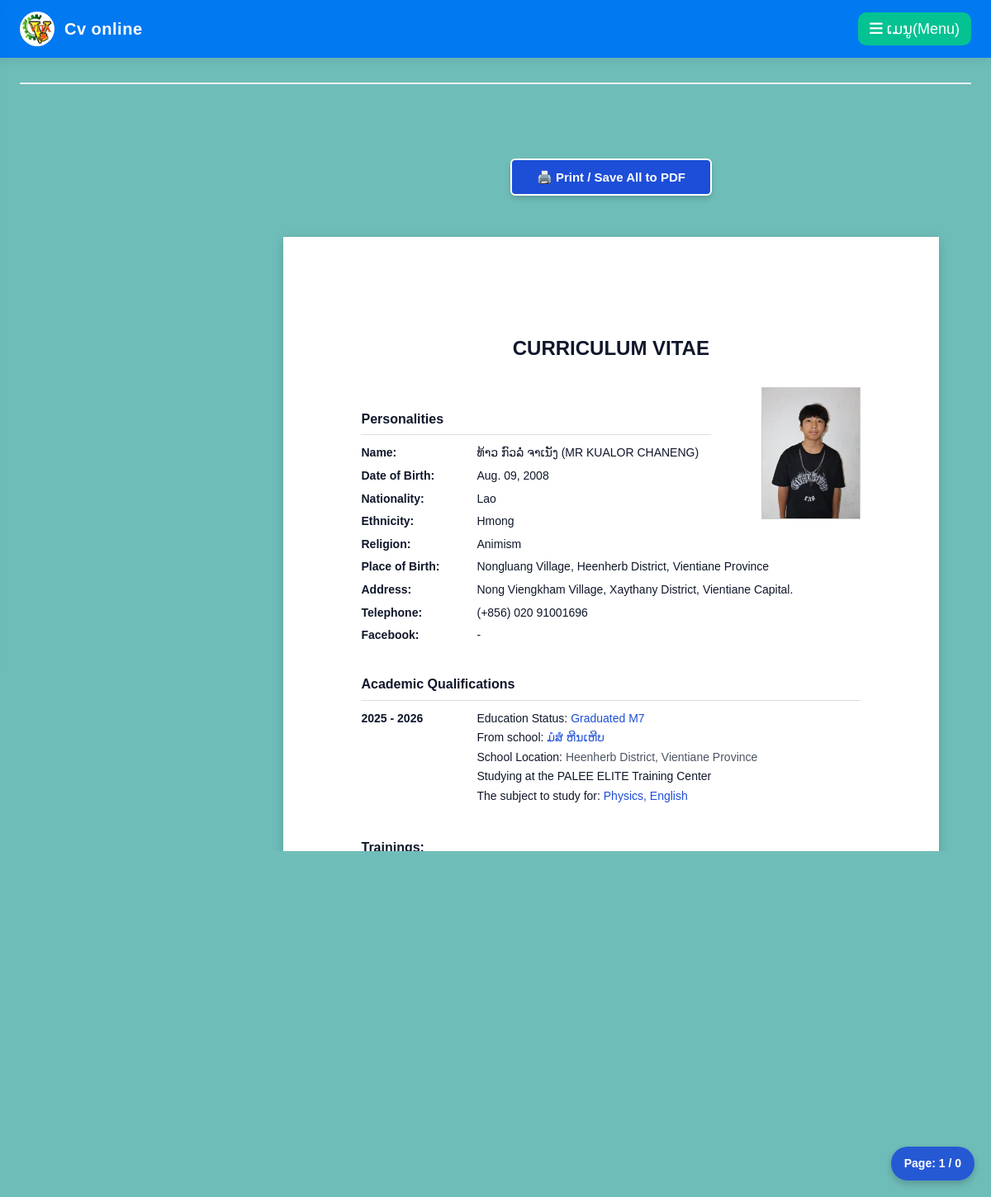
The page /1 on the database its author committed.
### myapp/models.py (models this page shows, shortened)
class FormResponse(models.Model):
    PROVINCE_CHOICES3 = [
    ('Vientiane Capital', 'ນະຄອນຫຼວງວຽງຈັນ'),
    ('Phongsaly', 'ຜົ້ງສາລີ'),
    ('Luang Namtha', 'ຫຼວງນ້ຳທາ'),
    ('Oudomxay', 'ອຸດົມໄຊ'),
    ('Bokeo', 'ບໍ່ແກ້ວ'),
    ('Luang Prabang', 'ຫຼວງພະບາງ'),
    ('Huaphan', 'ຫົວພັນ'),
    ('Xayaboury', 'ໄຊຍະບູລີ'),
    ('Xieng Khouang', 'ຊຽງຂວາງ'),
    ('Vientiane', 'ວຽງຈັນ'),
    ('Bolikhamxay', 'ບໍລິຄຳໄຊ'),
    ('Khammouane', 'ຄຳມ່ວນ'),
    ('Savannakhet', 'ສະຫວັນນະເຂດ'),
    ('Salavan', 'ສາລະວັນ'),
    ('Sekong', 'ເຊກອງ'),
    ('Champasak', 'ຈຳປາສັກ'),
    ('Attapeu', 'ອັດຕະປື'),
    ('Xaysomboun', 'ໄຊສົມບູນ'),
    ]
    GRADUATE_CHOICES = [
        ('ມໍ7', 'ຈົບມໍ7ແລ້ວ (已毕业)'),
        ('ຍັງບໍ່ຈົບ', 'ຍັງບໍ່ຈົບ (未毕业)'),
    ]
    chinese_level1 = [
        ('HSK1', 'HSK1'),
        ('HSK2', 'HSK2'),
        ('HSK3', 'HSK3'),
        ('HSK4', 'HSK4'),
        ('HSK5', 'HSK5'),
        ('HSK6', 'HSK6'),
    ]
    ETHNICITY_CHOICES = [
        ('Lao', 'ລາວ'),
        ('Hmong', 'ມົ້ງ'),
        ('Khmu', 'ກຶມມຸ'),
        ('Phouthai', 'ຜູ້ໄທ'),
        ('Tai', 'ໄຕ'),
        ('Other', 'ອື່ນໆ (Other)'),
    ]
    RELIGION_CHOICES = [
        ('Buddhism', 'ພຸດ'),
        ('Christianity', 'ຄຣິດ'),
        ('Islam', 'ອິດສະລາມ'),
        ('Animism', 'ນັບຖືຜີ / ບໍ່ມີສາດສະໜາ'),
        ('Other', 'ອື່ນໆ (Other)'),
    ]
    student_code = models.CharField(max_length=20, unique=True, blank=True, null=True)
    timestamp = models.DateTimeField(
    verbose_name="Timestamp",
    default=timezone.now
    )
    full_name = models.CharField(
        max_length=255,
        verbose_name="ຊື່ ແລະ ນາມສະກຸນລາວ(真实姓名)"
    )
    name_Chinese = models.CharField(
        max_length=255,blank=True,
        verbose_name="ຊື່ແທ້ພາສາຈີນ ຫຼື ອັງກິດ(真实姓名)"
    )
    date_of_birth = models.DateField(
        verbose_name="ວັນເດືອນປີເກີດ (出生日期)",
        blank=True,
        null=True
    )
    ethnicity = models.CharField(
        max_length=50,
        choices=ETHNICITY_CHOICES,
        default='Lao',
        verbose_name="ຊົນເຜົ່າ (民族)"
    )
    ethnicity_other = models.CharField(
        max_length=100,
        blank=True,
        null=True,
        verbose_name="ຊົນເຜົ່າອື່ນໆ (请ກອກຊົນເຜົ່າຂອງທ່ານ)"
    )
    religion = models.CharField(
        max_length=50,
        choices=RELIGION_CHOICES,
        default='Buddhism',
        verbose_name="ສາດສະໜາ (宗教)"
    )
    religion_other = models.CharField(
        max_length=100,
        blank=True,
        null=True,
        verbose_name="ສາດສະໜາອື່ນໆ (请ກອກສາດສະໜາຂອງທ່ານ)"
    )
    organization = models.CharField(
        max_length=255,
        verbose_name="ມາຈາກໂຮງຮຽນໃດ(来自哪所学校？)"
    )
    Village = models.CharField(
        max_length=100,
        verbose_name="ບ້ານ (村莊)",
        blank=True
    )
    district = models.CharField(
        max_length=100,
        verbose_name="ເມືອງ (城市)"
    )
    province1 = models.CharField(
        max_length=60,
        choices=PROVINCE_CHOICES3,
        default='ນະຄອນຫຼວງວຽງຈັນ',
        verbose_name="ແຂວງເກີດ (省)"
    )
    is_graduated_m7 = models.CharField(
        max_length=20,
        choices=GRADUATE_CHOICES,
        verbose_name="ຫຼັງຈາກເດືອນ9 ສົກ2026 ນີ້ນ້ອງຮຽນຊັ້ນໃດ? (你七年级毕业嘛)"
    )
    current_grade = models.CharField(
        max_length=100,
        blank=True,
        null=True,
        verbose_name="ຖ້າບໍ່ຈົບ, ປັດຈຸບັນຮຽນຢູ່ຊັ້ນໃດ?"
    )
    chinese_level = models.CharField(
        max_length=60,
        blank=True,
        choices=chinese_level1,
        verbose_name="ລະດັບພາສາຈີນ (中文)"
    )
    phone_number = models.CharField(
        max_length=50,
        verbose_name="ເບີຕິດຕໍ່ (联络手机)"
    )
    facebook = models.CharField(
        max_length=100,
        blank=True,
        null=True,
        verbose_name="facebook (脸书)"
    )
    image = models.ImageField(
        upload_to='uploads/',
        blank=True,
        null=True,
        verbose_name="ຮູບພາບແນບມາ"
    )
    subject_set = models.ManyToManyField(
        Subject,
        verbose_name="ວິຊາເລືອກຮຽນທີ່ສູນປາລີ (选修课程)"
        )
    class Meta:
        verbose_name = "ຂໍ້ມູນການລົງທະບຽນນັກຮຽນທືນວິຕ້າ"
        verbose_name_plural = "ຂໍ້ມູນການລົງທະບຽນນັກຮຽນທືນວິຕ້າ"

class Subject(models.Model):
    name = models.CharField(max_length=255)
    photo = models.ImageField(upload_to='subject_photos/', blank=True, null=True)
    description = models.TextField(blank=True, null=True, default='')
    Name_eng = models.CharField(blank=True, null=True, default='')
    price = models.CharField(max_length=255, null=True, blank=True, default='')
    is_premium = models.BooleanField(default=False)
    promotion_end_at = models.DateField(null=True, blank=True)

### myapp/views.py (the view)
# urls.py: path('<int:sub_id>', views.cv_detail, name='cv_detail'),
def cv_detail(request, sub_id):
    one_sub =FormResponse.objects.get(id=sub_id)
    context = {'user': one_sub}
    return render(request, 'myapp/Create_CV.html', context)

### myapp/templates/myapp/Create_CV.html (shortened to what this page needs)
{% extends 'components/base.html' %}
{% load static %}
{% block content %}
</head>
<body>
    <div class="top-bar">
        <button class="btn-print" onclick="window.print()">
            🖨️ Print / Save All to PDF
        </button>
    </div>
<div class="cv-container-wrapper">
{% if user %}
<div class="cv-page" data-page="1">
    <div class="cv-title">Curriculum Vitae</div>
    <div class="cv-content-wrapper">
        <div class="left-info">
            <div class="section-title">Personalities</div>
            <div class="info-grid">
                <div class="info-label">Name:</div>
                <div style="white-space: nowrap;">
                    {{ user.full_name }} {% if user.name_Chinese %}({{ user.name_Chinese }}){% endif %}
                </div>
                <div class="info-label">Date of Birth:</div>
                <div style="white-space: nowrap;">{{ user.date_of_birth|date:"M. d, Y" }}</div>
                <div class="info-label">Nationality:</div>
                <div style="white-space: nowrap;">Lao</div>
                <div class="info-label">Ethnicity:</div>
                <div style="white-space: nowrap;">
                    {% if user.ethnicity == 'Other' %}{{ user.ethnicity_other }}{% else %}{{ user.ethnicity }}{% endif %}
                </div>
                <div class="info-label">Religion:</div>
                <div style="white-space: nowrap;">
                    {% if user.religion == 'Other' %}{{ user.religion_other }}{% else %}{{ user.religion }}{% endif %}
                </div>
                <div class="info-label">Place of Birth:</div>
                <div style="white-space: nowrap;">
                    {% if user.Village %}{{ user.Village }} Village, {% endif %}{{ user.district }} District, {% if user.province1 == 'Vientiane' %}Vientiane Province{% else %}{{ user.province1 }}{% endif %}
                </div>
                <div class="info-label">Address:</div>
                <div style="white-space: nowrap;">
                    Nong Viengkham Village, Xaythany District, Vientiane Capital.
                </div>
                <div class="info-label">Telephone:</div>
                <div style="white-space: nowrap;">(+856) {{ user.phone_number }}</div>
                <div class="info-label">Facebook:</div>
                <div style="white-space: nowrap;">{{ user.facebook|default:"-" }}</div>
            </div>
        </div>
        <div class="cv-photo-box" style="width: 120px; height: 160px; border: 1px solid #ccc; overflow: hidden;">
            {% if user.image %}
                <img src="{{ user.image.url }}" alt="Student Photo" style="width: 100%; height: 100%; object-fit: cover;">
            {% else %}
                <div style="text-align: center; line-height: 160px; color: #9ca3af;">No Photo</div>
            {% endif %}
        </div>
    </div>
    <div class="section-title" style="margin-top: 35px;">Academic Qualifications</div>
    <div class="timeline-grid">
        <div class="timeline-year">2025 - 2026</div>
        <div class="timeline-detail">
            <p style="margin: 0 0 4px 0;">Education Status:
                <span style="font-weight: 500; color: #1d4ed8;">
                    {% if user.is_graduated_m7 == 'ມໍ7' or user.is_graduated_m7 == 'ມ7' or user.is_graduated_m7 == 'm7' or user.is_graduated_m7 == 'M7' or user.is_graduated_m7 == True or user.is_graduated_m7 == 'True' %}
                        Graduated M7
                    {% elif user.current_grade == "ມໍ1" or user.current_grade == "ມ1" %}Grade M1
                    {% elif user.current_grade == "ມໍ2" or user.current_grade == "ມ1" %}Grade M2
                    {% elif user.current_grade == "ມໍ3" or user.current_grade == "ມ3" %}Grade M3
                    {% elif user.current_grade == "ມໍ4" or user.current_grade == "ມ4" %}Grade M4
                    {% elif user.current_grade == "ມໍ5" or user.current_grade == "ມ5" %}Grade M5
                    {% elif user.current_grade == "ມໍ6" or user.current_grade == "ມ6" %}Grade M6
                    {% elif user.current_grade == "ມໍ7" or user.current_grade == "ມ7" %}Graduated M7
                    {% else %}
                        {{ user.current_grade|default:"-" }}
                    {% endif %}
                </span>
            </p>
            <p style="margin: 0 0 4px 0;">From school: <span style="font-weight: 500; color: #1d4ed8;">{{ user.organization }}</span></p>
            <p style="margin: 0 0 4px 0;">School Location:
                <span style="font-weight: 500; color: #4b5563;">
                    {{ user.district }} District, {% if user.province1 == 'Vientiane' %}Vientiane Province{% else %}{{ user.province1 }}{% endif %}
                </span>
            </p>
            <p style="margin: 0 0 4px 0;">Studying at the PALEE ELITE Training Center</p>
            <p style="margin: 0 0 4px 0;">The subject to study for:
                <span style="font-weight: 500; color: #1d4ed8;">
                    {% for subject in user.subject_set.all %}
                        {{ subject.Name_eng }}{% if not forloop.last %}, {% endif %}
                    {% empty %}
                        -
                    {% endfor %}
                </span>
            </p>
        </div>
    </div>
    <div class="section-title" style="margin-top: 35px;">Trainings:</div>
    <div class="timeline-grid">
        <div class="timeline-year">Chinese Level:</div>
        <div class="timeline-detail">
            <p style="margin: 0; font-weight: bold; color: #2563eb;">{{ user.chinese_level }}</p>
        </div>
    </div>
</div>
{% else %}
<div class="cv-page" style="height: auto; text-align: center; padding: 50px;">
    <h3 style="color: #9ca3af;">ບໍ່ມີຂໍ້ມູນນັກສຶກສາບຸກຄົນນີ້ / Student Profile Not Found</h3>
</div>
{% endif %}
<div id="floating-page-counter" style="
    position: fixed;
    bottom: 20px;
    right: 20px;
    background: rgba(29, 78, 216, 0.9); /* ສີຟ້າໂປ່ງແສງງາມໆ */
    color: white;
    padding: 8px 16px;
    border-radius: 20px;
    font-size: 14px;
    font-weight: bold;
    box-shadow: 0 4px 10px rgba(0,0,0,0.2);
    z-index: 9999; /* ດັນໃຫ້ຢູ່ເທິງສຸດ */
    pointer-events: none; /* ບໍ່ໃຫ້ບັງການກົດປັດຈໍ */
    font-family: sans-serif;
    transition: all 0.3s ease;
    transform: translate3d(0, 0, 0); /* 🚀 ບັງຄັບໃຊ້ GPU ຂອງມືຖື ເພື່ອໃຫ້ເລື່ອນລື່ນ */
">
    Page: <span id="current-page-num">1</span> / {{ users|length }}
</div>
{% endblock %}

### myapp/templates/components/base.html (shortened to what this page needs)
{% load static %}
<html lang="lo">
  <head>
    <link rel="stylesheet" href="{% static 'normalize.css' %}" />
    <link rel="stylesheet" href="{% static 'main65.css' %}">
    <link rel="stylesheet" href="https://cdnjs.cloudflare.com/ajax/libs/font-awesome/6.5.0/css/all.min.css">
  </head>
  <body class="w3-light-grey">
    {% include 'components/siteheader.html' %}
    <div class="main-content" style="margin-left:280px; padding:20px;">
      {% block content %}{% endblock %}
    </div>
  </body>
</html>

### myapp/templates/components/siteheader.html (shortened to what this page needs)
{% load static %}
<!DOCTYPE html>
<html lang="lo">
<head>
  <link rel="stylesheet" href="https://w3schools.com">
  <link rel="stylesheet" href="https://googleapis.com">
  <link rel="stylesheet" href="https://cloudflare.com">
</head>
<body>
  <header class="top-header">
    <div class="brand-group">
      <img src="{% static 'images/LOGO.png' %}" alt="Logo" class="brand-logo-img">
      <span class="brand-name-text">Cv online</span>
    </div>
    <button class="menu-toggle-btn" onclick="openSidebar()">
      <i class="fa fa-bars"></i> <span class="w3-hide-small">ເມນູ(Menu)</span>
    </button>
  </header>
  <main class="main-wrapper-content">
    <div class="w3-container w3-padding-32 modern-dashboard-card">
    </div>
  </main>
</body>
</html>

### myapp/templates/components/sitefooter.html
{% load static %}

### staticfiles/main65.css (style rules this page uses)
body { margin: 0px; padding: 0px; background: url(""); background-color: inherit; font-size: 16px; font-family: "Trebuchet MS", Helvetica, sans-serif; color: #000; }

### myapp/templates/components/base.html (style rules this page uses)
html, body, p, span, h1, h2, h3, h4, h5, h6, a, button, input, select, textarea, div, th, td, table, b, strong, li, ul { font-family: 'Phetsarath OT', sans-serif !important; }
i, .fa, .fas, .far, .fab, .fa-solid, .fa-regular, [class^="fa-"], [class*=" fa-"] { font-family: 'Font Awesome 6 Free', 'Font Awesome 6 Brands', 'FontAwesome' !important; font-weight: 900 !important; }
html, body { margin: 0 !important; padding: 0 !important; width: 100% !important; max-width: 100% !important; overflow-x: hidden !important; word-break: keep-all; overflow-wrap: break-word; font-size: 18px !important; line-height: 1.8 !important; }

### myapp/templates/components/siteheader.html (style rules this page uses)
body, h1, h2, h3, h4, h5, h6, .w3-bar, button, a, span, div { font-family: "Phetsarath", sans-serif !important; }
body { background-color: #f1f5f9; color: #0f172a; margin: 0; }
.top-header { position: fixed; top: 0; left: 0; right: 0; height: 70px; background: #0079f1 !important; box-shadow: 0 4px 12px rgba(0,0,0,0.08); z-index: 99; display: flex; align-items: center; justify-content: space-between; padding: 0 24px; }
.brand-group { display: flex; align-items: center; gap: 12px; }
.brand-logo-img { width: 42px; height: 42px; object-fit: cover; border-radius: 50%; background: #ffffff; padding: 2px; }
.brand-name-text { font-weight: bold; font-size: 20px; color: #ffffff; letter-spacing: 0.5px; }
.menu-toggle-btn { background: #05c293 !important; color: #feffff !important; border: none; border-radius: 10px; padding: 10px 14px; cursor: pointer; transition: all 0.2s ease; font-size: 18px; }
.main-wrapper-content { margin-top: 100px; padding: 0 24px 40px 24px; }
.modern-dashboard-card { background: #ffffff; border-radius: 16px; box-shadow: 0 4px 20px rgba(0, 0, 0, 0.03); border: 1px solid rgba(0, 0, 0, 0.05); max-width: 1200px; margin: 0 auto; }

### rows shown on the page
FormResponse: full_name "ທ້າວ ກົວລໍ່ ຈາເນັງ", name_Chinese "MR KUALOR CHANENG", date_of_birth "Aug. 09, 2008", ethnicity "Hmong", religion "Animism", Village "Nongluang", district "Heenherb", phone_number "020 91001696", facebook "-", image (picture), organization "ມໍສໍ ຫີນເຫີບ"
Subject: Name_eng "Physics"
Subject: Name_eng "English"

### other values the page prints
{{ users|length }} "0"
